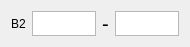
     <widget class="QWidget" name="horizontalLayoutWidget_18">
      <property name="geometry">
       <rect>
        <x>230</x>
        <y>40</y>
        <width>169</width>
        <height>41</height>
       </rect>
      </property>
      <layout class="QHBoxLayout" name="horizontalLayout_22" stretch="0,0,0,0">
       <property name="sizeConstraint">
        <enum>QLayout::SetFixedSize</enum>
       </property>
       <item>
        <widget class="QLabel" name="label_38">
         <property name="text">
          <string>B2</string>
         </property>
        </widget>
       </item>
       <item>
        <widget class="QTextEdit" name="A3">
         <property name="sizePolicy">
          <sizepolicy hsizetype="Fixed" vsizetype="MinimumExpanding">
           <horstretch>0</horstretch>
           <verstretch>1</verstretch>
          </sizepolicy>
         </property>
         <property name="minimumSize">
          <size>
           <width>64</width>
           <height>19</height>
          </size>
         </property>
         <property name="maximumSize">
          <size>
           <width>64</width>
           <height>25</height>
          </size>
         </property>
         <property name="sizeIncrement">
          <size>
           <width>1</width>
           <height>1</height>
          </size>
         </property>
         <property name="autoFillBackground">
          <bool>false</bool>
         </property>
         <property name="styleSheet">
          <string notr="true"/>
         </property>
         <property name="verticalScrollBarPolicy">
          <enum>Qt::ScrollBarAlwaysOff</enum>
         </property>
         <property name="horizontalScrollBarPolicy">
          <enum>Qt::ScrollBarAsNeeded</enum>
         </property>
        </widget>
       </item>
       <item>
        <widget class="QLabel" name="label_53">
         <property name="font">
          <font>
           <pointsize>15</pointsize>
          </font>
         </property>
         <property name="text">
          <string>-</string>
         </property>
        </widget>
       </item>
       <item>
        <widget class="QTextEdit" name="A4">
         <property name="sizePolicy">
          <sizepolicy hsizetype="Fixed" vsizetype="Fixed">
           <horstretch>0</horstretch>
           <verstretch>5</verstretch>
          </sizepolicy>
         </property>
         <property name="minimumSize">
          <size>
           <width>64</width>
           <height>19</height>
          </size>
         </property>
         <property name="maximumSize">
          <size>
           <width>64</width>
           <height>25</height>
          </size>
         </property>
         <property name="sizeIncrement">
          <size>
           <width>1</width>
           <height>1</height>
          </size>
         </property>
         <property name="verticalScrollBarPolicy">
          <enum>Qt::ScrollBarAlwaysOff</enum>
         </property>
         <property name="horizontalScrollBarPolicy">
          <enum>Qt::ScrollBarAlwaysOff</enum>
         </property>
        </widget>
       </item>
      </layout>
     </widget>
